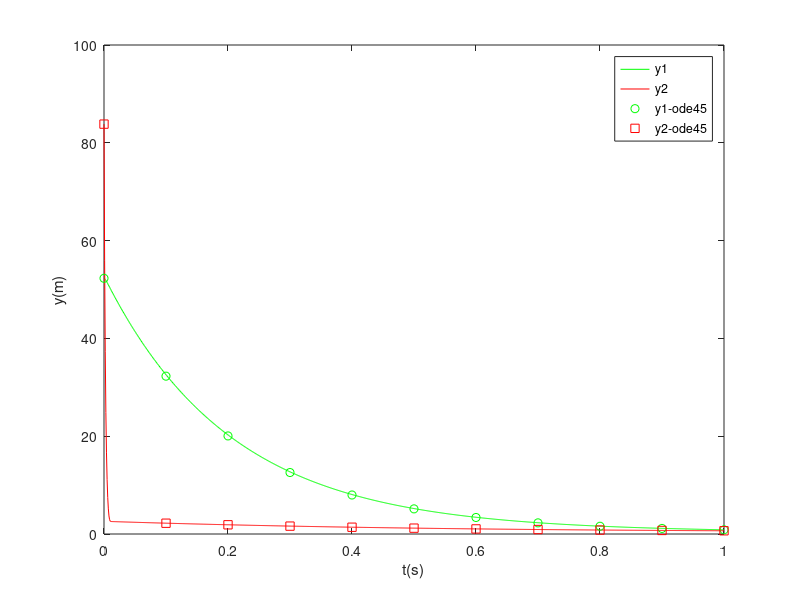

Here is the MATLAB script that generated this plot:
function non_linear_stiff_system
y0=[52.29; 83.82];
t=0:0.001:1;
J=@Jfunc;
F=@odefunc;
y=non_linear_backward_euler(t,y0,J,F);
plot(t,y(1,:),'-g',t,y(2,:),'-r');
hold on;
t=0:0.1:1;
[t,y] = ode45(@odefunc, t,y0);
plot(t,y(:,1),'go',t,y(:,2),'rs');
legend('y1','y2','y1-ode45','y2-ode45');
xlabel('t(s)');
ylabel('y(m)');
hold off;
return

% basic nonlinear backward euler
function [y] = non_linear_backward_euler(t,y0,Jfunc,Ffunc)
n=length(t);
m=length(y0);
y=zeros(m,n);
y(:,1)=y0;
I=eye(m);
for i=1:n-1
    dt=t(i+1)-t(i);
    J=feval(Jfunc,t(i+1),y(:,i));
    F=feval(Ffunc,t(i+1),y(:,i));
    dy=inv(I-dt*J)*dt*F;
    y(:,i+1)=y(:,i)+dy;
end
return

% iterative version of backward euler
function [y] = non_linear_backward_euler_itr(t,y0,Jfunc,Ffunc)
n=length(t);
m=length(y0);
y=zeros(m,n);
y(:,1)=y0;
maxitr=2;
for i=1:n-1
    dt=t(i+1)-t(i);
    I=eye(m);
    y(:,i+1)=y(:,i);
    tol=inf; itr=0;
    while (tol > 1e-3 && itr < maxitr)
        J=feval(Jfunc,t(i+1),y(:,i+1));
        F=feval(Ffunc,t(i+1),y(:,i+1));
        dy=inv(I-dt*J)*dt*F;
        tol=norm(dy);
        y(:,i+1)=y(:,i)+dy;
        itr=itr+1;
    end
end
return

% function for analytical jacobian
function [J] = Jfunc(t,y)
J=[-5, 3
    100, -903*y(2)^2];
return


% ode function
function [dydt] = odefunc(t,y)
dydt=zeros(2,1);
dydt(1)=-5*y(1)+3*y(2);
dydt(2)=100*y(1)-301*y(2)^3;
return
